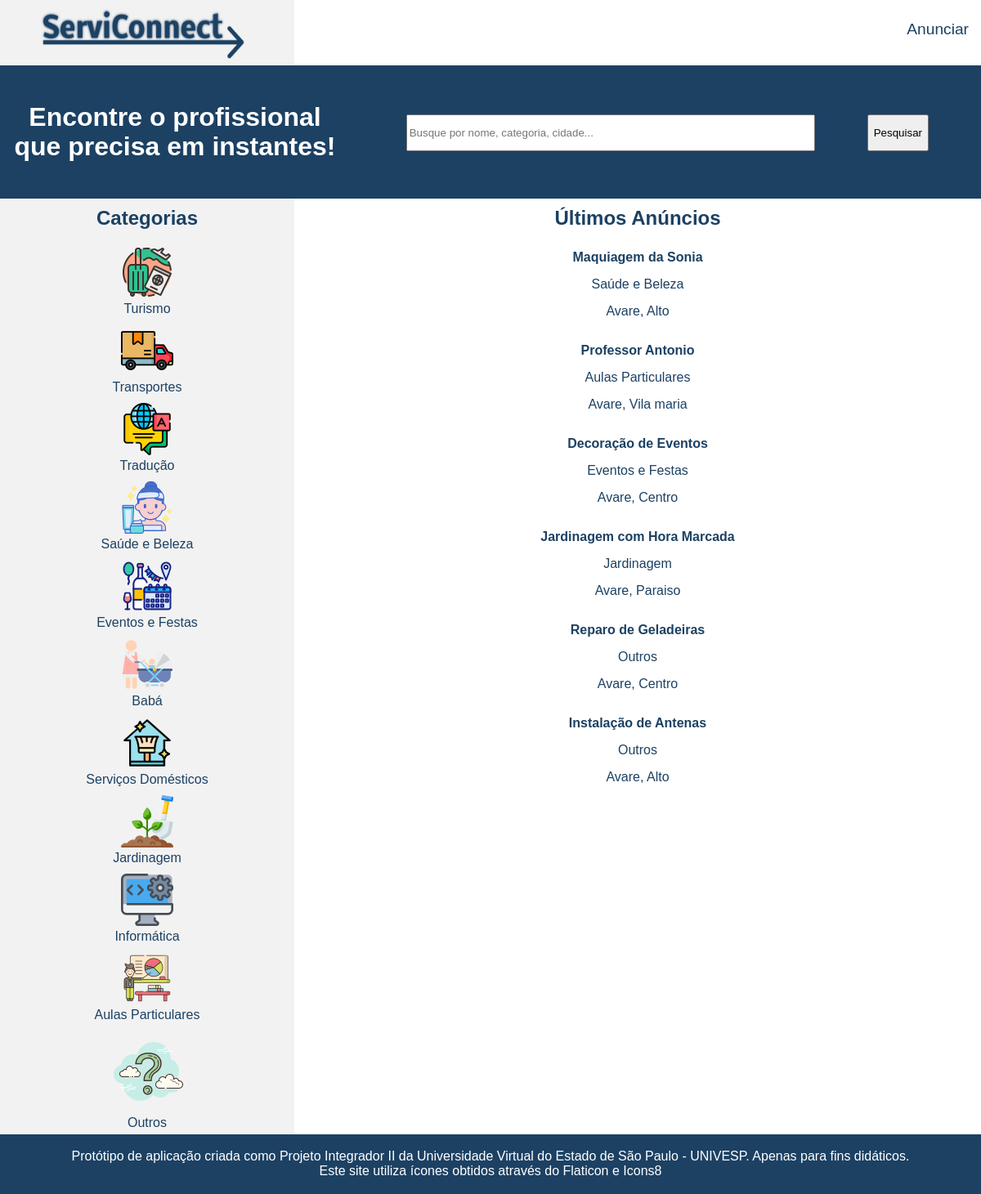
Before: / with the older database file.
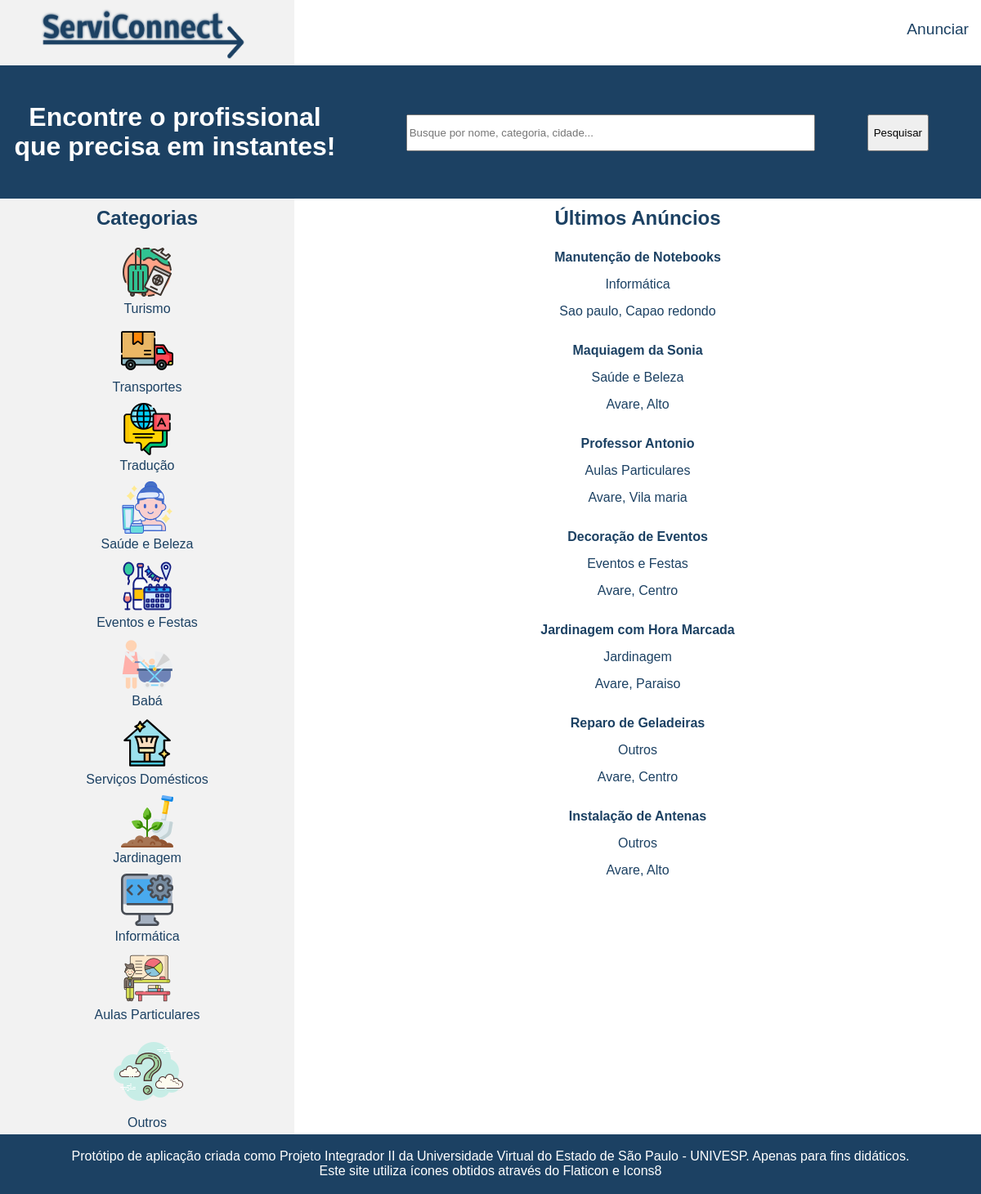
After: the same page with the newer database file.
### app.py (models this page shows)
class Cadastro(db.Model):
    id = db.Column(db.Integer, primary_key=True)
    created = db.Column(db.DateTime, default=datetime.datetime.utcnow)
    nome = db.Column(db.String(40), nullable=False)
    cpf = db.Column(db.String(10), nullable=False)
    email = db.Column(db.String(30), nullable=False)
    dataNascimento = db.Column(db.String(30), nullable=False)
    titulo = db.Column(db.String(30), nullable=True)
    categoria = db.Column(db.String(30), nullable=False)
    descricaoservico = db.Column(db.String(200), nullable=False)
    rua = db.Column(db.String(50), nullable=False)
    bairro = db.Column(db.String(30), nullable=False)
    cidade = db.Column(db.String(30), nullable=False)
    estado = db.Column(db.String(2), nullable=False)
    cep = db.Column(db.String(8), nullable=False)
    tiporedesocial1 = db.Column(db.String(30), nullable=True)
    link1 = db.Column(db.String(50), nullable=True)
    tiporedesocial2 = db.Column(db.String(30), nullable=True)
    link2 = db.Column(db.String(50), nullable=True)
    tiporedesocial3 = db.Column(db.String(30), nullable=True)
    link3 = db.Column(db.String(50), nullable=True)
    numero1 = db.Column(db.String(11), nullable=False)
    numero2 = db.Column(db.String(11), nullable=True)
    numero3 = db.Column(db.String(11), nullable=True)
    numero4 = db.Column(db.String(11), nullable=True)

### app.py (the view)
@app.route("/", methods=["GET", "POST"])
def home():
    cadastros = Cadastro.query.order_by(Cadastro.id.desc()).all()
    if request.method == 'GET':
        busca = request.args.get("busca")
        if busca:
            cadastros = Cadastro.query.order_by(Cadastro.id.desc()).filter(Cadastro.nome.contains(busca))
        else:
            busca = ""
    return render_template("index.html", cadastros=cadastros, busca=busca)

### templates/index.html (shortened to what this page needs)
{% extends 'base.html' %}
{% block header %}
    {% include 'includes/header.html' %}
    {% include 'includes/index_busca.html' %}
{% endblock %}
{% block content %}
        <div class="left-panel categorias">
            <h2 class="h2-color">Categorias</h2>
            <ul>
                <li><a href="/categoria/Turismo"><div><img src="/static/img/viagem-e-turismo.png" alt=""><p>Turismo</p></div></a></li>
                <li><a href="/categoria/Transportes"><div><img src="/static/img/caminhao-de-transporte.png" alt=""><p>Transportes</p></div></a></li>
                <li><a href="/categoria/Tradução"><div><img src="/static/img/traducao.png" alt=""><p>Tradução</p></div></a></li>
                <li><a href="/categoria/Saúde e Beleza"><div><img src="/static/img/cuidados-com-a-pele.png" alt=""><p>Saúde e Beleza</p></div></a></li>
                <li><a href="/categoria/Eventos e Festas"><div><img src="/static/img/eventos.png" alt=""><p>Eventos e Festas</p></div></a></li>
                <li><a href="/categoria/Babá"><div><img src="/static/img/baba.png" alt=""><p>Babá</p></div></a></li>
                <li><a href="/categoria/Serviços Domésticos"><div><img src="/static/img/limpeza-de-casa.png" alt=""><p>Serviços Domésticos</p></div></a></li>
                <li><a href="/categoria/Jardinagem"><div><img src="/static/img/jardinagem.png" alt=""><p>Jardinagem</p></div></a></li>
                <li><a href="/categoria/Informática"><div><img src="/static/img/informatica.png" alt=""><p>Informática</p></div></a></li>
                <li><a href="/categoria/Aulas Particulares"><div><img src="/static/img/icons8-teaching-64.png" alt=""><p>Aulas Particulares</p></div></a></li>
                <li><a href="/categoria/Outros"><div><img src="/static/img/icons8-question-mark-100.png" alt=""><p>Outros</p></div></a></li>
            </ul>
        </div>
        <div class="anuncios">
            <h2 class="h2-color">{% block title %}{{ h2title }}{% endblock %}</h2>
            <ul>
                {% for c in cadastros %}
                <li>
                    <a href="/anuncio/{{ c['id'] }}">
                        <div>
                            <div><p><strong>{{ c['titulo'] }}</strong></p></div>
                            <div><p>{{ c['categoria'] }}</p></div>
                            <div><p>{{ c['cidade'] }}, {{ c['bairro'] }}</p></div>
                        </div>
                    </a>
                </li>
                {% endfor %}
            </ul>
        </div>
{% endblock %}
{% block footer %}
    {% include 'includes/footer.html' %}
{% endblock %}

Changed rows visible on the page:
added Cadastro: titulo "Manutenção de Notebooks", categoria "Informática", cidade "Sao paulo", bairro "Capao redondo"
